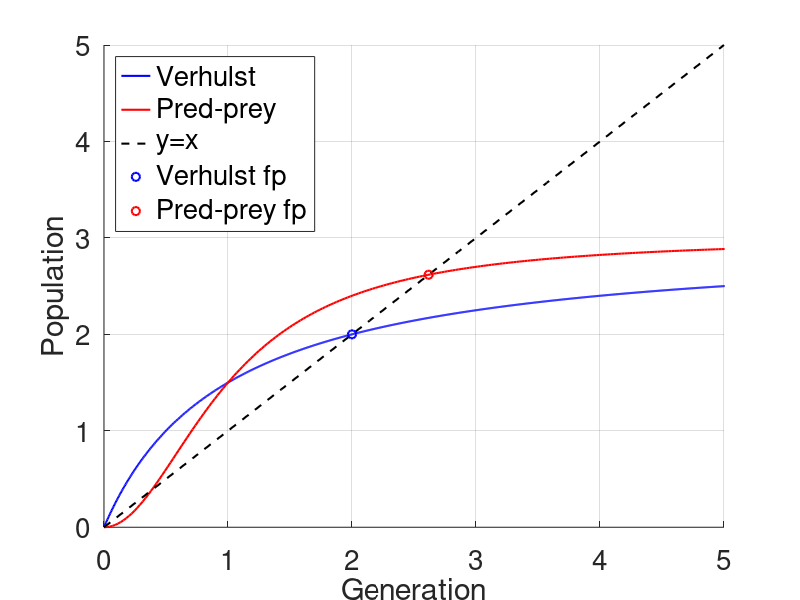
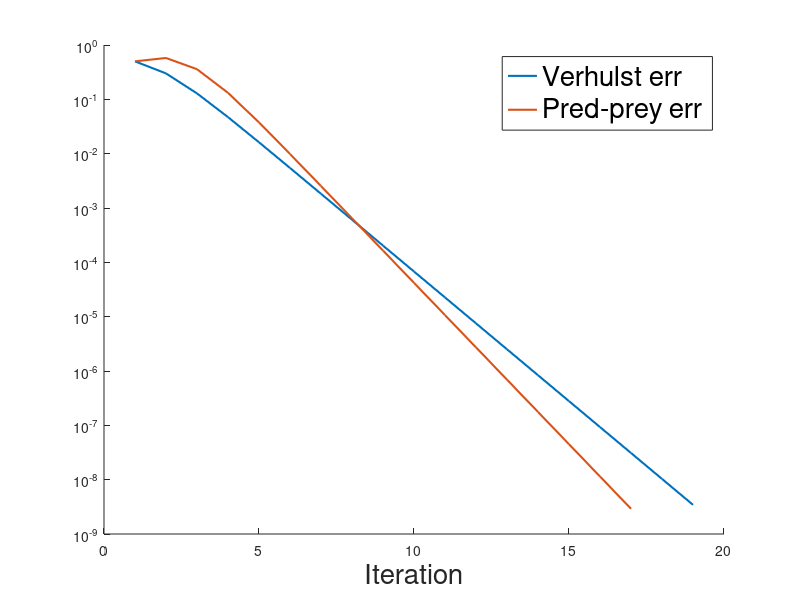

Source code (MATLAB) for these figures, in order:
function ex2_9()
	%{

	This function implements example 2.9 on page 61 of our book.
	We consider two different models of population dynamics, and
	we apply a fixed point iteration to determine the equilibrium
	populations. See also Problem 2.4 on page 42.

	Key observations:
		(1) A fixed point iteration succesfully finds at least one
			equilibrium population for each model.
		(2) Convergence to these fixed points is linear. This is
			consistent with our convergence theory.
		(3) Not all equilibrium populations can be found with a fixed
			point iteration. This is explained again by the theory.

	%}

	close all;

	global r K
	r = 3; K = 1;

	% Let's see what our iteration functions look like.
	figure(1)
	hold on; grid on;
	fplot(@(x) phiV(x),[0,10],'b','LineWidth',1.5);
	fplot(@(x) phiP(x),[0,10],'r','LineWidth',1.5);
	fplot(@(x) x, [0,5],'k--','LineWidth',1.5);
	legend('Verhulst','Predator-Prey','y=x','FontSize',20,'location','northwest');
	xlabel('Generation','FontSize',20);
	ylabel('Population','FontSize',20);
	set(gca,'FontSize',20);
	figure(1)
##
	% pause()

	maxiters = 100; tol = 1e-8; err = 1; iters = 0;
	v_err = []; p_err = [];

	% initial guesses
	x_v = 1;
	x_p = x_v;

	% Verhulst model
	while iters < maxiters && err > tol
		oldx = x_v;
		x_v = phiV(x_v);
		err = abs(x_v-oldx);
		v_err = [v_err err];
		iters += 1;
	end
	v_iters = [1:iters]; iters = 0; err = 1;

	% Predator-prey model
	while iters < maxiters && err > tol
		oldx = x_p;
		x_p = phiP(x_p);
		err = abs(x_p - oldx);
		p_err = [p_err err];
		iters += 1;
	end
	p_iters = [1:iters];

	figure(1)
	plot(x_v,phiV(x_v),'bo','LineWidth',1.5);
	plot(x_p,phiP(x_p),'ro','LineWidth',1.5);
	legend('Verhulst','Pred-prey','y=x','Verhulst fp','Pred-prey fp','FontSize',20,'location','northwest');


	figure(2)
	hold on
	semilogy(v_iters,v_err,'LineWidth',1.5);
	semilogy(p_iters,p_err,'LineWidth',1.5);
	legend('Verhulst err','Pred-prey err','fontsize',20)
	xlabel('Iteration','FontSize',20);

	if p_err(end) < tol && v_err(end) < tol
		fprintf('Both solves converged and found Verhulst fixed point %g and Predator-Prey fixed point %g.\n',x_v,x_p);
	end


	% define models
	function out = phiV(x)
		global r K
		out = r*x ./ (1 + x*K);

	function out = phiP(x)
		global r K
		out = r * x.^2 ./ (1 + (x/K).^2);

